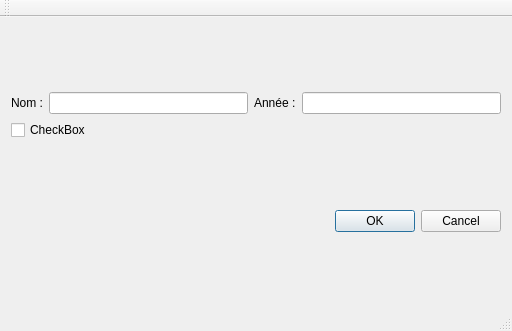
<?xml version="1.0" encoding="UTF-8"?>
<ui version="4.0">
 <class>MainWindow</class>
 <widget class="QMainWindow" name="MainWindow">
  <property name="geometry">
   <rect>
    <x>0</x>
    <y>0</y>
    <width>512</width>
    <height>331</height>
   </rect>
  </property>
  <property name="windowTitle">
   <string>MainWindow</string>
  </property>
  <widget class="QWidget" name="centralWidget">
   <layout class="QGridLayout" name="gridLayout_2">
    <item row="0" column="0">
     <layout class="QVBoxLayout" name="verticalLayout">
      <item>
       <layout class="QHBoxLayout" name="horizontalLayout_3">
        <item>
         <widget class="QLabel" name="label_2">
          <property name="text">
           <string>Nom :</string>
          </property>
         </widget>
        </item>
        <item>
         <widget class="QLineEdit" name="mLineEditName">
          <property name="contextMenuPolicy">
           <enum>Qt::PreventContextMenu</enum>
          </property>
         </widget>
        </item>
        <item>
         <widget class="QLabel" name="label">
          <property name="text">
           <string>Année :</string>
          </property>
         </widget>
        </item>
        <item>
         <widget class="QLineEdit" name="mLneEditYear"/>
        </item>
       </layout>
      </item>
      <item>
       <layout class="QGridLayout" name="layoutPictures">
        <item row="0" column="0">
         <widget class="QCheckBox" name="checkBox">
          <property name="text">
           <string>CheckBox</string>
          </property>
          <property name="iconSize">
           <size>
            <width>33</width>
            <height>50</height>
           </size>
          </property>
         </widget>
        </item>
       </layout>
      </item>
     </layout>
    </item>
    <item row="1" column="0">
     <widget class="QDialogButtonBox" name="mDialogButton">
      <property name="standardButtons">
       <set>QDialogButtonBox::Cancel|QDialogButtonBox::Ok</set>
      </property>
     </widget>
    </item>
   </layout>
  </widget>
  <widget class="QMenuBar" name="menuBar">
   <property name="geometry">
    <rect>
     <x>0</x>
     <y>0</y>
     <width>512</width>
     <height>22</height>
    </rect>
   </property>
  </widget>
  <widget class="QToolBar" name="mainToolBar">
   <attribute name="toolBarArea">
    <enum>TopToolBarArea</enum>
   </attribute>
   <attribute name="toolBarBreak">
    <bool>false</bool>
   </attribute>
  </widget>
  <widget class="QStatusBar" name="statusBar"/>
 </widget>
 <layoutdefault spacing="6" margin="11"/>
 <resources/>
 <connections/>
</ui>
